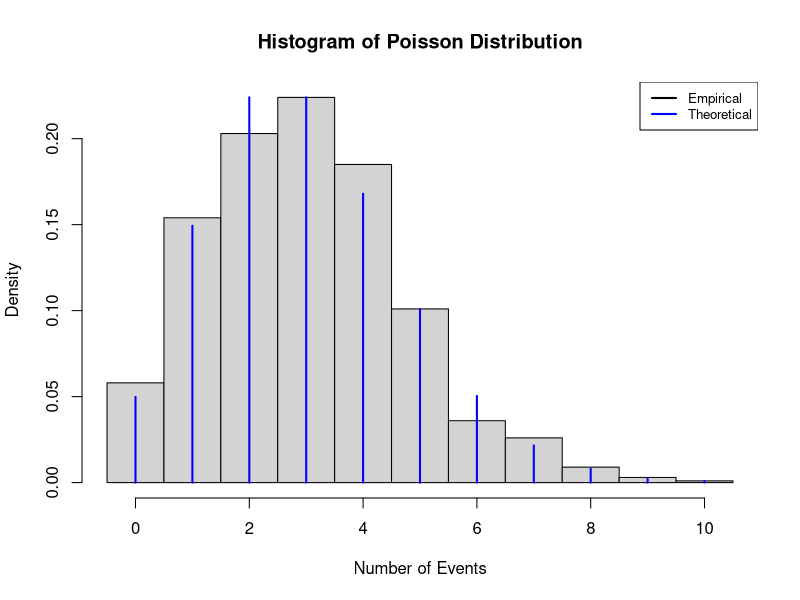

Reproduce this figure in R.
# Clear objects from Memory :
rm(list=ls())
#Clear Console:
cat("\014")

# Example of creating a Poisson distribution

# Set the seed for randomization
set.seed(as.numeric(Sys.time()))

# Parameter for the Poisson distribution
lambda <- 3   # Average rate

# Generate random data from a Poisson distribution
data <- rpois(1000, lambda = lambda)

# Plot a histogram of the data
hist(data, breaks = seq(min(data)-0.5, max(data)+0.5), freq = FALSE, main = "Histogram of Poisson Distribution", xlab = "Number of Events", ylab = "Density")

# Calculate the theoretical probabilities
x <- 0:max(data)   # Possible number of events
probabilities <- dpois(x, lambda = lambda)

# Overlay the theoretical probabilities as a bar plot
points(x, probabilities, type = "h", col = "blue", lwd = 2)

# Add a legend
legend("topright", legend = c("Empirical", "Theoretical"), col = c("black", "blue"), lwd = 2, cex = 0.8)
